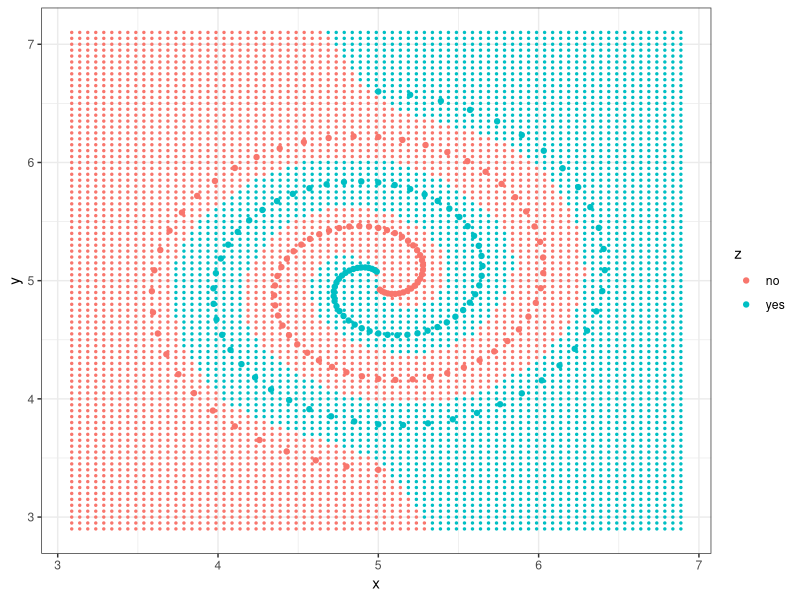

Write R code to recreate this figure.
## ---- chunk 1
library(ggplot2)
n <- 100
id <- 1:n
alpha1 <- pi*(id-1)/25
beta <- 1.6*(105-id)/104
x0 <- 5+beta*sin(alpha1)
y0 <- 5+beta*cos(alpha1)
z0 <- rep('yes', n)
x1 <- 5-beta*sin(alpha1)
y1 <- 5-beta*cos(alpha1)
z1 <- rep('no', n)
dat <- rbind(data.frame(x=x0,y=y0,z=z0), data.frame(x=x1,y=y1,z=z1))
## ---- chunk 2
dat[sample(nrow(dat), size = 10),]
## ---- chunk 3
sigmoid <- function(x) 1 / (1 + exp(-x))

feedforward <- function(x, w1, w2) {
  z1 <- cbind(1, x) %*% w1
  h <- sigmoid(z1)
  z2 <- cbind(1, h) %*% w2
  list(output = sigmoid(z2), h = h)
}

backpropagate <- function(x, y, y_hat, w1, w2, h, learn_rate) {
  dw2 <- t(cbind(1, h)) %*% (y_hat - y)
  dh  <- (y_hat - y) %*% t(w2[-1, , drop = FALSE])
  dw1 <- t(cbind(1, x)) %*% (h * (1 - h) * dh)
  
  w1 <- w1 - learn_rate * dw1
  w2 <- w2 - learn_rate * dw2
  
  list(w1 = w1, w2 = w2)
}

train <- function(x, y, hidden = 5, learn_rate = 1e-2, iterations = 1e4) {
  d <- ncol(x) + 1
  w1 <- matrix(rnorm(d * hidden), d, hidden)
  w2 <- as.matrix(rnorm(hidden + 1))
  for (i in 1:iterations) {
    ff <- feedforward(x, w1, w2)
    bp <- backpropagate(x, y,
                        y_hat = ff$output,
                        w1, w2,
                        h = ff$h,
                        learn_rate = learn_rate)
    w1 <- bp$w1; w2 <- bp$w2
  }
  list(output = ff$output, w1 = w1, w2 = w2)
}
## ---- chunk 4
grid <- expand.grid(x = seq(min(dat$x) - .5,
                             max(dat$x) + .5,
                             by = .05),
                    y = seq(min(dat$y) - .5,
                             max(dat$y) + .5,
                             by = .05))
## ---- chunk 5
library(mgcv)
dat$zz <- ifelse(dat$z == 'yes', 1, 0)
fit_gam <- gam(zz~s(x,y), data = dat)
p_gam <- predict.gam(fit_gam)
table(dat$zz, p_gam >= .5)/nrow(dat)
p_grid <- predict.gam(fit_gam, newdata = grid)
grid$z <- factor((p_grid >= 0.5)*1, labels = c('no', 'yes'))
ggplot(dat) + aes(x, y, colour = z) +
  geom_point(data = grid, size = .5) +
  geom_point() +
  labs(x = 'x', y = 'y') +
  theme_bw()
